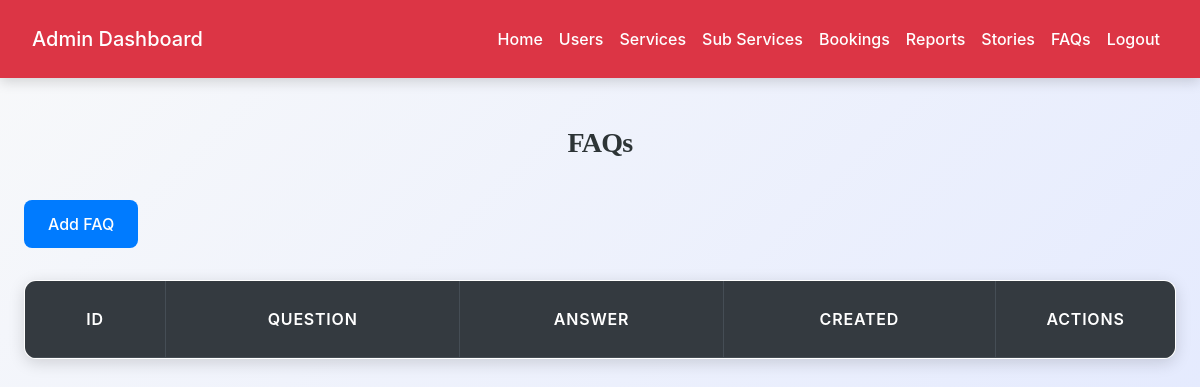
Page /admin/faqs_list.php (signed in) on the earlier database version.
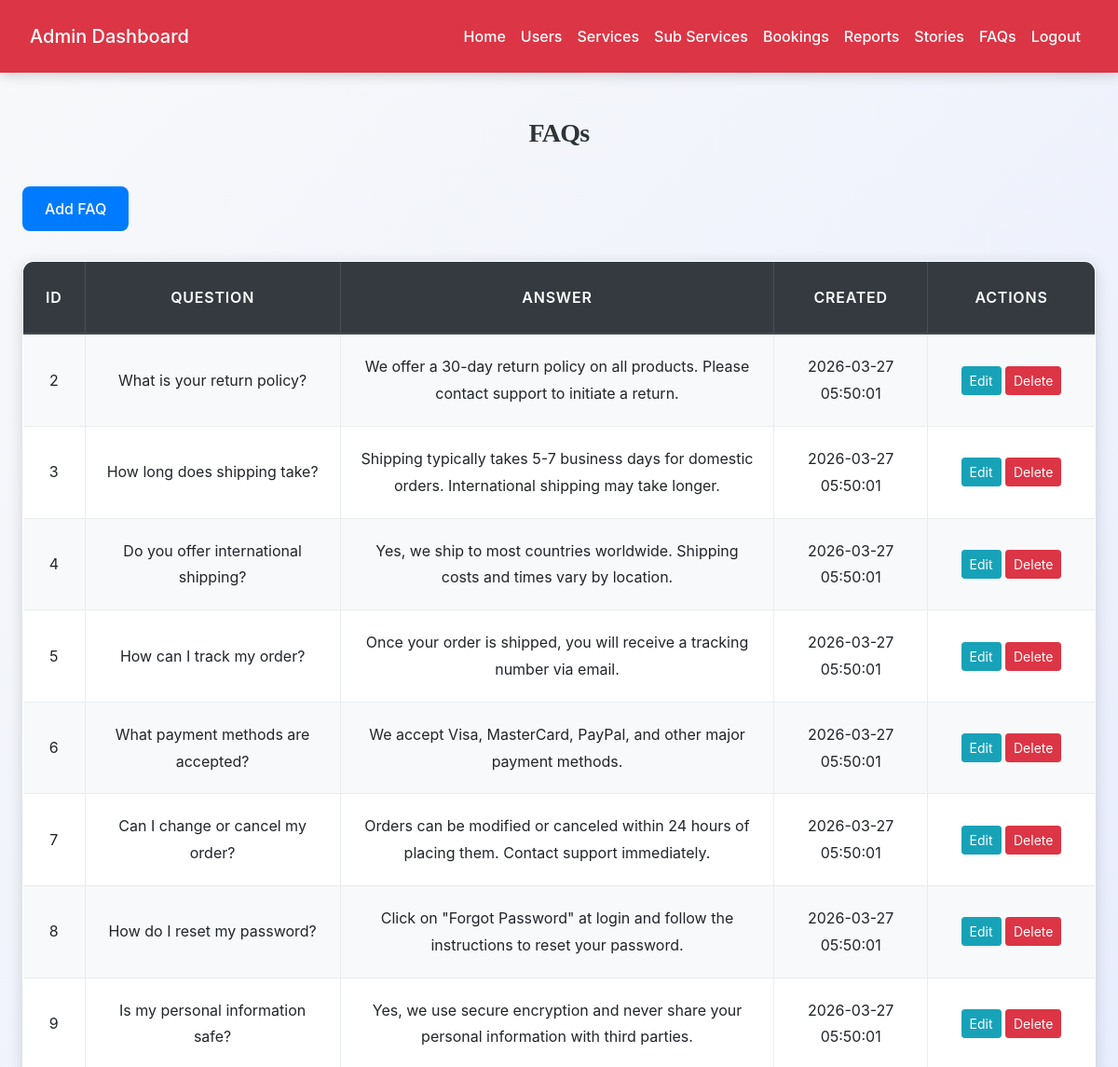
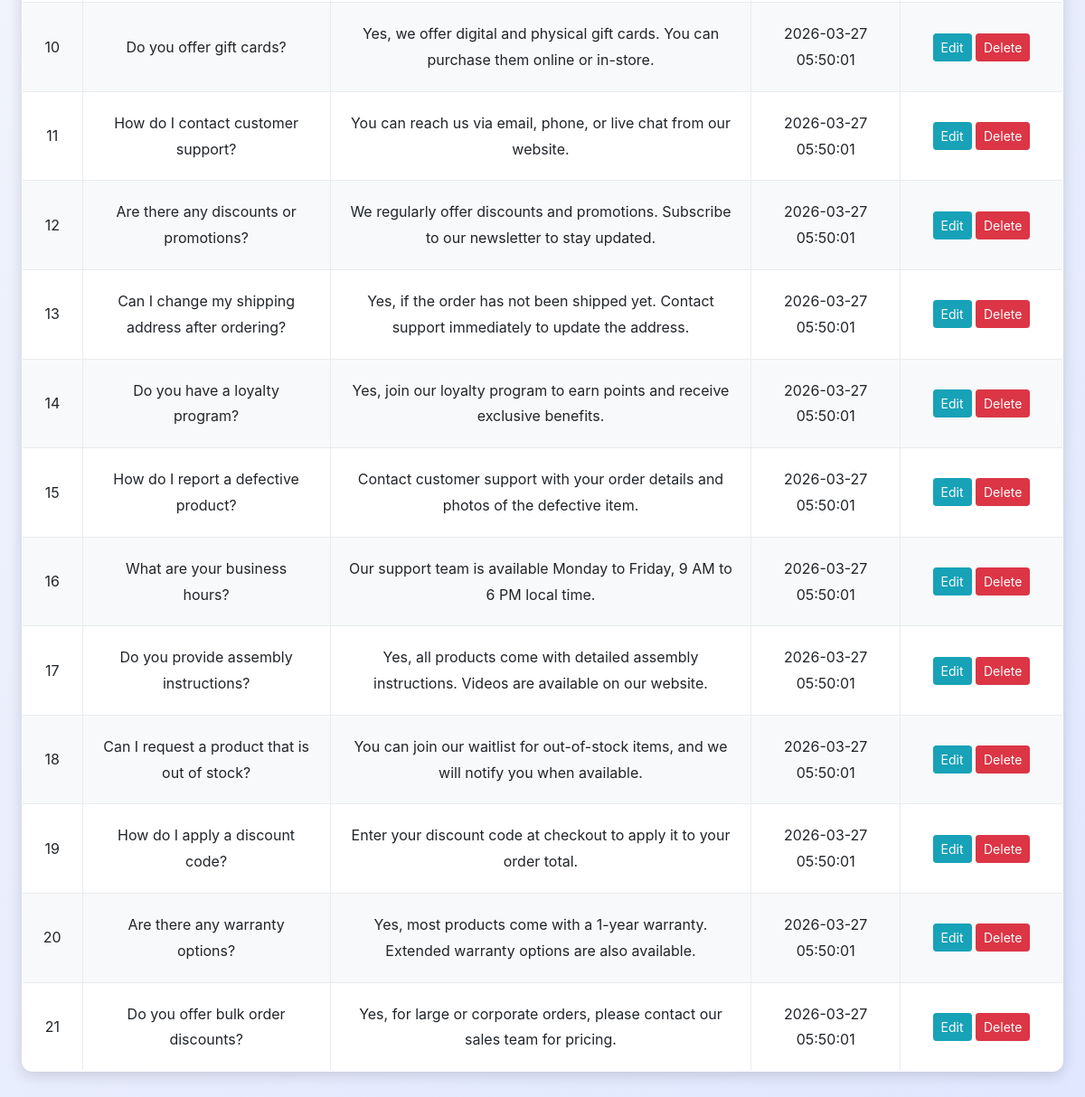
Same page on the later database version (2 pictures, top to bottom).
### tables this page shows
CREATE TABLE `faqs` (
  `faq_id` int(11) NOT NULL,
  `question` varchar(255) NOT NULL,
  `answer` text DEFAULT NULL,
  `created_at` timestamp NOT NULL DEFAULT current_timestamp()
);

### admin/faqs_list.php (the view, shortened to what this page needs)
<?php
include('config.php');
$faqs = mysqli_query($conn, "SELECT * FROM faqs ORDER BY created_at DESC");
?>
<!DOCTYPE html>
<html>
<head>
    <link rel="stylesheet" href="https://maxcdn.bootstrapcdn.com/bootstrap/4.5.2/css/bootstrap.min.css">
    <link rel="stylesheet" href="../css/style.css">
</head>
<body>
<?php include('admin_navbar.php'); ?>
<div class="container mt-5">
    <div class=" mb-3">
        <h3>FAQs</h3>
        <a href="faq_add.php" class="btn btn-primary">Add FAQ</a>
    </div>
    <table class="table table-bordered table-striped">
        <thead class="thead-dark">
            <tr>
                <th>ID</th>
                <th>Question</th>
                <th>Answer</th>
                <th>Created</th>
                <th width="180">Actions</th>
            </tr>
        </thead>
        <tbody>
        <?php while ($row = mysqli_fetch_assoc($faqs)): ?>
            <tr>
                <td><?= $row['faq_id'] ?></td>
                <td><?= htmlspecialchars($row['question']) ?></td>
                <td><?= htmlspecialchars($row['answer']) ?></td>
                <td><?= $row['created_at'] ?></td>
                <td>
                    <a href="faq_edit.php?id=<?= $row['faq_id'] ?>" class="btn btn-sm btn-info">Edit</a>
                    <a href="?delete=<?= $row['faq_id'] ?>"
                       onclick="return confirm('Delete this FAQ?')"
                       class="btn btn-sm btn-danger">Delete</a>
                </td>
            </tr>
        <?php endwhile; ?>
        </tbody>
    </table>
</div>
</body>
</html>

Differences in the rows shown:
added faqs: faq_id "2", question "What is your return policy?", answer "We offer a 30-day return policy on all products. Please contact support to initiate a return.", created_at "2026-03-27 05:50:01"
added faqs: faq_id "3", question "How long does shipping take?", answer "Shipping typically takes 5-7 business days for domestic orders. International shipping may take longer.", created_at "2026-03-27 05:50:01"
added faqs: faq_id "4", question "Do you offer international shipping?", answer "Yes, we ship to most countries worldwide. Shipping costs and times vary by location.", created_at "2026-03-27 05:50:01"
added faqs: faq_id "5", question "How can I track my order?", answer "Once your order is shipped, you will receive a tracking number via email.", created_at "2026-03-27 05:50:01"
added faqs: faq_id "6", question "What payment methods are accepted?", answer "We accept Visa, MasterCard, PayPal, and other major payment methods.", created_at "2026-03-27 05:50:01"
added faqs: faq_id "7", question "Can I change or cancel my order?", answer "Orders can be modified or canceled within 24 hours of placing them. Contact support immediately.", created_at "2026-03-27 05:50:01"
added faqs: faq_id "8", question "How do I reset my password?", answer "Click on \"Forgot Password\" at login and follow the instructions to reset your password.", created_at "2026-03-27 05:50:01"
added faqs: faq_id "9", question "Is my personal information safe?", answer "Yes, we use secure encryption and never share your personal information with third parties.", created_at "2026-03-27 05:50:01"
added faqs: faq_id "10", question "Do you offer gift cards?", answer "Yes, we offer digital and physical gift cards. You can purchase them online or in-store.", created_at "2026-03-27 05:50:01"
added faqs: faq_id "11", question "How do I contact customer support?", answer "You can reach us via email, phone, or live chat from our website.", created_at "2026-03-27 05:50:01"
added faqs: faq_id "12", question "Are there any discounts or promotions?", answer "We regularly offer discounts and promotions. Subscribe to our newsletter to stay updated.", created_at "2026-03-27 05:50:01"
added faqs: faq_id "13", question "Can I change my shipping address after ordering?", answer "Yes, if the order has not been shipped yet. Contact support immediately to update the address.", created_at "2026-03-27 05:50:01"
added faqs: faq_id "14", question "Do you have a loyalty program?", answer "Yes, join our loyalty program to earn points and receive exclusive benefits.", created_at "2026-03-27 05:50:01"
added faqs: faq_id "15", question "How do I report a defective product?", answer "Contact customer support with your order details and photos of the defective item.", created_at "2026-03-27 05:50:01"
added faqs: faq_id "16", question "What are your business hours?", answer "Our support team is available Monday to Friday, 9 AM to 6 PM local time.", created_at "2026-03-27 05:50:01"
added faqs: faq_id "17", question "Do you provide assembly instructions?", answer "Yes, all products come with detailed assembly instructions. Videos are available on our website.", created_at "2026-03-27 05:50:01"
added faqs: faq_id "18", question "Can I request a product that is out of stock?", answer "You can join our waitlist for out-of-stock items, and we will notify you when available.", created_at "2026-03-27 05:50:01"
added faqs: faq_id "19", question "How do I apply a discount code?", answer "Enter your discount code at checkout to apply it to your order total.", created_at "2026-03-27 05:50:01"
added faqs: faq_id "20", question "Are there any warranty options?", answer "Yes, most products come with a 1-year warranty. Extended warranty options are also available.", created_at "2026-03-27 05:50:01"
added faqs: faq_id "21", question "Do you offer bulk order discounts?", answer "Yes, for large or corporate orders, please contact our sales team for pricing.", created_at "2026-03-27 05:50:01"
